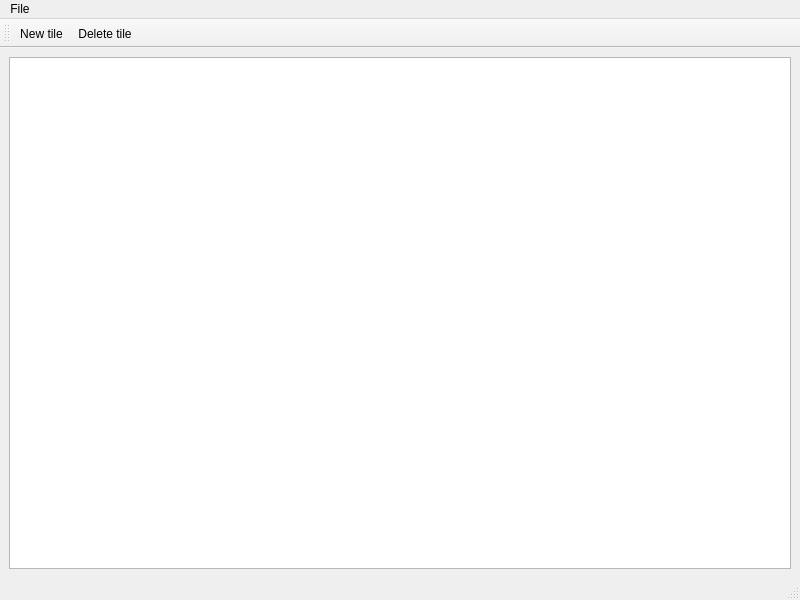
<?xml version="1.0" encoding="UTF-8"?>
<ui version="4.0">
 <class>TilesEditor</class>
 <widget class="QMainWindow" name="TilesEditor">
  <property name="geometry">
   <rect>
    <x>0</x>
    <y>0</y>
    <width>800</width>
    <height>600</height>
   </rect>
  </property>
  <property name="windowTitle">
   <string>MainWindow</string>
  </property>
  <widget class="QWidget" name="centralwidget">
   <layout class="QVBoxLayout" name="verticalLayout">
    <item>
     <widget class="QTableWidget" name="tTable"/>
    </item>
   </layout>
  </widget>
  <widget class="QMenuBar" name="menubar">
   <property name="geometry">
    <rect>
     <x>0</x>
     <y>0</y>
     <width>800</width>
     <height>22</height>
    </rect>
   </property>
   <widget class="QMenu" name="menuFile">
    <property name="title">
     <string>File</string>
    </property>
    <addaction name="actionNew"/>
    <addaction name="actionOpen"/>
    <addaction name="actionSave_as"/>
   </widget>
   <addaction name="menuFile"/>
  </widget>
  <widget class="QStatusBar" name="statusbar"/>
  <widget class="QToolBar" name="toolBar">
   <property name="windowTitle">
    <string>toolBar</string>
   </property>
   <attribute name="toolBarArea">
    <enum>TopToolBarArea</enum>
   </attribute>
   <attribute name="toolBarBreak">
    <bool>false</bool>
   </attribute>
   <addaction name="actionNew_tile"/>
   <addaction name="actionDelete_tile"/>
  </widget>
  <action name="actionNew">
   <property name="text">
    <string>New</string>
   </property>
  </action>
  <action name="actionOpen">
   <property name="text">
    <string>Open..</string>
   </property>
  </action>
  <action name="actionSave_as">
   <property name="text">
    <string>Save as..</string>
   </property>
  </action>
  <action name="actionNew_tile">
   <property name="text">
    <string>New tile</string>
   </property>
  </action>
  <action name="actionDelete_tile">
   <property name="text">
    <string>Delete tile</string>
   </property>
  </action>
 </widget>
 <resources/>
 <connections/>
</ui>
